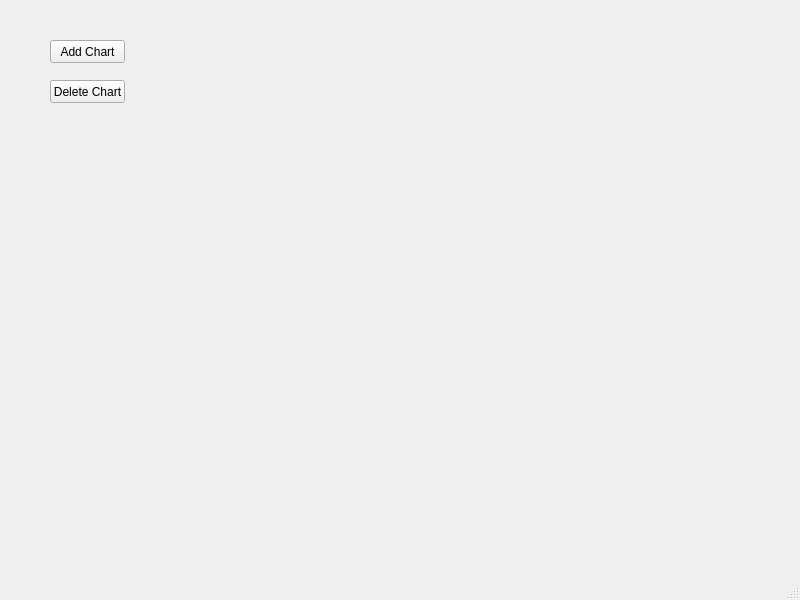
<?xml version="1.0" encoding="UTF-8"?>
<ui version="4.0">
 <class>gScreen</class>
 <widget class="QMainWindow" name="gScreen">
  <property name="geometry">
   <rect>
    <x>0</x>
    <y>0</y>
    <width>800</width>
    <height>600</height>
   </rect>
  </property>
  <property name="windowTitle">
   <string>gScreen</string>
  </property>
  <widget class="QWidget" name="centralwidget">
   <widget class="QWidget" name="verticalLayoutWidget">
    <property name="geometry">
     <rect>
      <x>250</x>
      <y>60</y>
      <width>521</width>
      <height>461</height>
     </rect>
    </property>
    <layout class="QVBoxLayout" name="gChartLayout"/>
   </widget>
   <widget class="QPushButton" name="pb_addChart">
    <property name="geometry">
     <rect>
      <x>50</x>
      <y>40</y>
      <width>75</width>
      <height>23</height>
     </rect>
    </property>
    <property name="text">
     <string>Add Chart</string>
    </property>
   </widget>
   <widget class="QPushButton" name="pb_delChart">
    <property name="geometry">
     <rect>
      <x>50</x>
      <y>80</y>
      <width>75</width>
      <height>23</height>
     </rect>
    </property>
    <property name="text">
     <string>Delete Chart</string>
    </property>
   </widget>
  </widget>
  <widget class="QMenuBar" name="menubar">
   <property name="geometry">
    <rect>
     <x>0</x>
     <y>0</y>
     <width>800</width>
     <height>21</height>
    </rect>
   </property>
  </widget>
  <widget class="QStatusBar" name="statusbar"/>
 </widget>
 <resources/>
 <connections/>
</ui>
